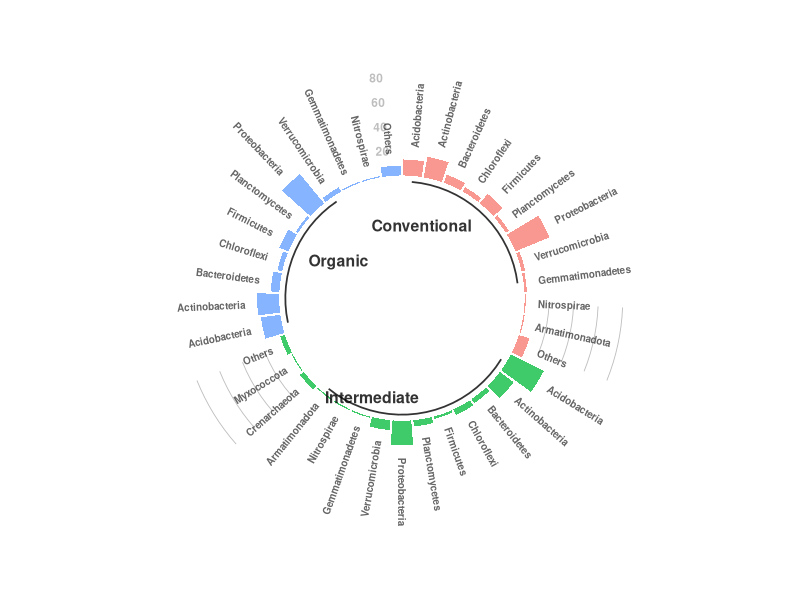

Recreate this plot in R.
#Circular bar plot
library(tidyverse)
abundancedata <- read.csv("MeanAbundanceData.csv")

#Set a number of 'empty bars' to add at the end of each group
empty_bar <- 3
to_add <- data.frame( matrix(NA, empty_bar*nlevels(abundancedata$Condition), ncol(abundancedata)) )
colnames(to_add) <- colnames(abundancedata)
to_add$Condition <- rep(levels(abundancedata$Condition), each=empty_bar)
abundancedata <- rbind(abundancedata, to_add)
abundancedata <- abundancedata %>% arrange(Condition)
abundancedata$ID <- seq(1, nrow(abundancedata))

#Get the name and the y position of each label
label_data <- abundancedata
number_of_bar <- nrow(label_data)
angle <- 90 - 360 * (label_data$ID-0.5) /number_of_bar
label_data$hjust <- ifelse( angle < -90, 1, 0)
label_data$angle <- ifelse(angle < -90, angle+180, angle)

#Prepare a dataframe for base lines
base_data <- abundancedata %>%
  group_by(Condition) %>%
  summarise(start=min(ID), end=max(ID) - empty_bar) %>%
  rowwise() %>%
  mutate(title=mean(c(start, end)))

#Prepare a dataframe for grid (scales)
grid_data <- base_data
grid_data$end <- grid_data$end[ c( nrow(grid_data), 1:nrow(grid_data)-1)] +1
grid_data$start <- grid_data$start - 1
grid_data <- grid_data[-1,]

#Make the plot
p <- ggplot(abundancedata, aes(x=as.factor(ID), y=Percentage, fill=Condition)) +
  
  geom_bar(aes(x=as.factor(ID), y=Percentage, fill=Condition), stat="identity", alpha=0.5) +
  
  geom_segment(data=grid_data, aes(x = end, y = 80, xend = start, yend = 80), colour = "grey", alpha=1, size=0.3, inherit.aes = FALSE ) +
  geom_segment(data=grid_data, aes(x = end, y = 60, xend = start, yend = 60), colour = "grey", alpha=1, size=0.3, inherit.aes = FALSE ) +
  geom_segment(data=grid_data, aes(x = end, y = 40, xend = start, yend = 40), colour = "grey", alpha=1, size=0.3, inherit.aes = FALSE ) +
  geom_segment(data=grid_data, aes(x = end, y = 20, xend = start, yend = 20), colour = "grey", alpha=1, size=0.3, inherit.aes = FALSE ) +
  
  annotate("text", x = rep(max(abundancedata$ID),4), y = c(20,40,60,80), label = c("20", "40", "60", "80"), color="grey", size=3, angle=0, fontface="bold", hjust=1) +
  
  geom_bar(aes(x=as.factor(ID), y=Percentage, fill=Condition), stat="identity", alpha=0.5) +
  ylim(-100,120) +
  theme_minimal() +
  theme(
    legend.position = "none",
    axis.text = element_blank(),
    axis.title = element_blank(),
    panel.grid = element_blank(),
    plot.margin = unit(rep(-1,4), "cm")
  ) +
  coord_polar() +
  geom_text(data=label_data, aes(x=ID, y=Percentage+10, label=Species, hjust=hjust), color="black", fontface="bold", alpha=0.6, size=2.5, angle= label_data$angle, inherit.aes = FALSE ) +
  
  geom_segment(data=base_data, aes(x = start, y = -5, xend = end, yend = -5), colour="black", alpha=0.8, size=0.6, inherit.aes = FALSE ) +
  geom_text(data=base_data, aes(x = title, y = -18, label=Condition), hjust=c(1,1,0), colour = "black", alpha=0.8, size=4, fontface="bold", inherit.aes = FALSE)

p
